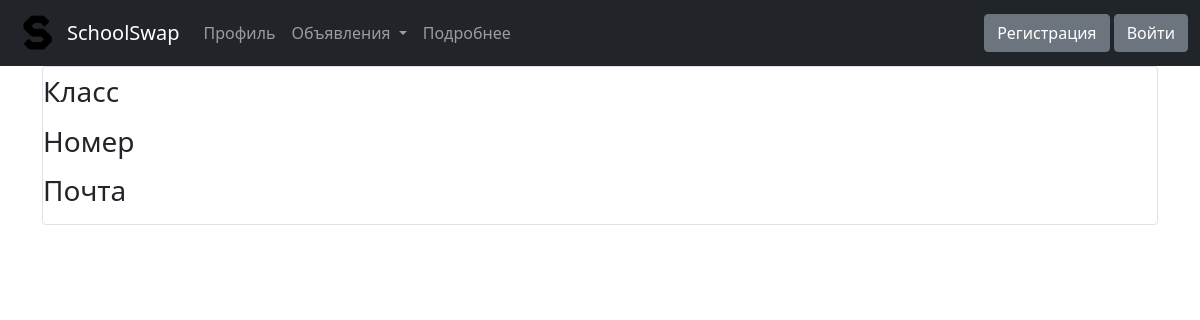
/profile/2, run on an earlier commit of the app's database.
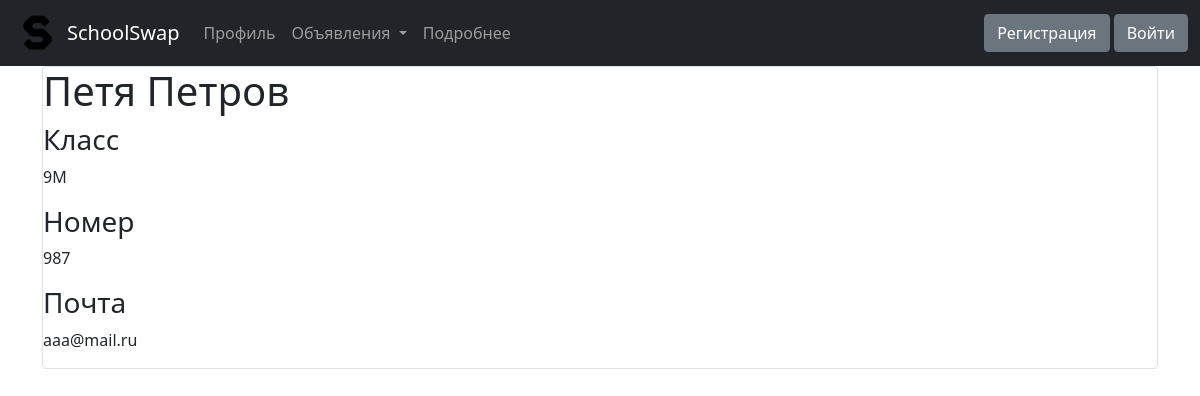
And on a later commit of the database.
### data/users.py (models this page shows, shortened)
class User(SqlAlchemyBase, UserMixin):
    __tablename__ = 'users'
    id = sqlalchemy.Column(sqlalchemy.Integer, primary_key=True, autoincrement=True)
    username = sqlalchemy.Column(sqlalchemy.String, nullable=True)
    classnum = sqlalchemy.Column(sqlalchemy.String, nullable=True)
    phone = sqlalchemy.Column(sqlalchemy.String, unique=True, nullable=True)
    email = sqlalchemy.Column(sqlalchemy.String, unique=True, nullable=True)
    hashed_password = sqlalchemy.Column(sqlalchemy.String, nullable=True)
    goods = orm.relation("Goods", back_populates='user')

### main.py (the view)
@app.route('/profile/<int:id>', methods=['GET', 'POST'])
def profile_info(id):
    db_sess = db_session.create_session()
    users = db_sess.query(User).filter(User.id == id).first()
    return render_template('profile.html', users=users, title='Профиль продавца')

### data/db_session.py (called while the page is built)
def create_session() -> Session:
    global __factory
    return __factory()

### templates/profile.html
{% extends "base.html" %}
{% block content %}
<link rel="stylesheet" href="{{ url_for('static', filename='css/good.css') }}">
<div class="col-md-12 border rounded item">
  <h1>{{users.username}}</h1>
  <div>
    <h3>Класс</h3>
    <p>{{users.classnum}}</p>
  </div>
  <div>
    <h3>Номер</h3>
    <p>{{users.phone}}</p>
  </div>
  <div>
    <h3>Почта</h3>
    <p>{{users.email}}</p>
  </div>
</div>
{% endblock %}

### templates/base.html (shortened to what this page needs)
<!doctype html>
<html lang="en">
<head>
</head>
<body>
<nav class="navbar navbar-expand-lg navbar-dark bg-dark">
    <div class="container-fluid">
        <a href="/"><img style="margin-right: 5px" width="50px" height="50px" src="/static/img/logo_2.png"></a>
        <a class="navbar-brand" href="/">SchoolSwap</a>
        <div class="collapse navbar-collapse" id="navbarNavDropdown">
            <ul class="navbar-nav">
                <li class="nav-item">
                    <a class="nav-link" href="/my_profile">Профиль</a>
                </li>
                <li class="nav-item dropdown">
                    <a class="nav-link dropdown-toggle" href="#" id="navbarDropdownMenuLink" role="button"
                       data-bs-toggle="dropdown" aria-expanded="false">
                        Объявления
                    </a>
                </li>
                <li class="nav-item">
                    <a class="nav-link" href="/about">Подробнее</a>
                </li>
            </ul>
        </div>
        {% if current_user.is_authenticated %}
        <form class="d-grid gap-2 d-md-block">
            <a class="btn btn-secondary" href="/add_goods">Добавить товар</a>
            <a class="btn btn-danger" href="/logout">Выйти</a>
        </form>
        {% else %}
        <form class="d-grid gap-2 d-md-block">
            <a class="btn btn-secondary" href="/register">Регистрация</a>
            <a class="btn btn-secondary" href="/login">Войти</a>
        </form>
        {% endif %}
    </div>
</nav>
<main role="main" class="container">
    {% block content %}{% endblock %}
</main>
<link href="https://cdn.jsdelivr.net/npm/bootstrap@5.1.3/dist/css/bootstrap.min.css" rel="stylesheet"
>
</body>
</html>

What changed in the data, as far as the page shows it:
added User: username "Петя Петров", classnum "9М", phone "987", email "aaa@mail.ru"
